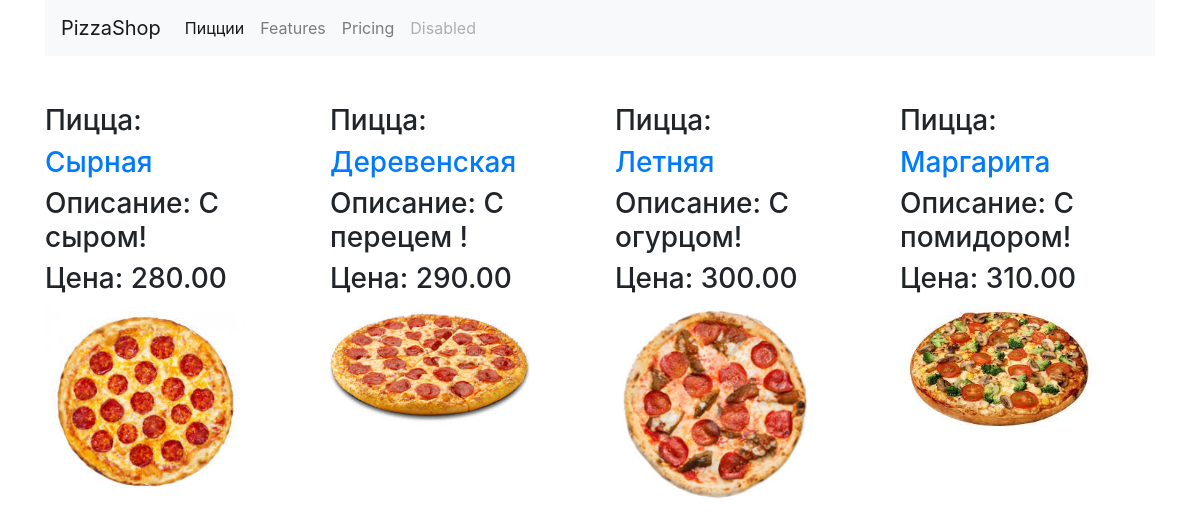
The page / on the database its author committed.
### my_app/models.py (models this page shows, shortened)
class Pizza(models.Model):
    pizzashop = models.ForeignKey(PizzaShop, verbose_name='Название Магазина', on_delete=models.CASCADE)
    name = models.CharField(max_length=30, verbose_name='Название Пицца')
    desc = models.TextField(verbose_name='Описание')
    price = models.IntegerField(default=0, verbose_name='Цена')
    photo = models.ImageField(verbose_name='Фото', default='', upload_to='my_app/photos/', blank=True)
    class Meta:
        verbose_name = 'Пицца'
        verbose_name_plural = 'Пиццы'
        ordering = ['price']

### my_app/views.py (the view)
# urls.py: path('', views.home, name='home'),
def home(request):
    pizzas = Pizza.objects.all()
    return render(request, 'index.html', {
        'pizzas': pizzas,
    })

### templates/index.html (shortened to what this page needs)
{% extends 'base.html' %}
{% load bootstrap4 %}
{% load static %}
{% block body %}
<div class="row">
    {% for pizza in pizzas %}
    <div class="col pizza">
        <h3>Пицца:</h3><a href="/{{ pizza.id }}"><h3>{{ pizza.name }} </h3></a>
        <h3>Описание: {{ pizza.desc }} </h3>
        <h3>Цена: {{ pizza.price|floatformat:"2" }} </h3>
        <img src="{{  pizza.photo.url }}" alt="{{ pizza.name }}" style="width:200px">
    </div>
    {% endfor %}
    {% endblock %}

### templates/base.html (shortened to what this page needs)
<!doctype html>
<html lang="en">
<head>
    <link rel="stylesheet" href="https://stackpath.bootstrapcdn.com/bootstrap/4.4.1/css/bootstrap.min.css"
>
</head>
<body>
<div class="container">
    <nav class="navbar navbar-expand-lg navbar-light bg-light">
  <a class="navbar-brand" href="">PizzaShop</a>
  <div class="collapse navbar-collapse" id="navbarNavAltMarkup">
    <div class="navbar-nav">
      <a class="nav-item nav-link active" href="">Пицции<span class="sr-only">(current)</span></a>
      <a class="nav-item nav-link" href="#">Features</a>
      <a class="nav-item nav-link" href="#">Pricing</a>
      <a class="nav-item nav-link disabled" href="#" tabindex="-1" aria-disabled="true">Disabled</a>
    </div>
  </div>
</nav>
    <br><br>
    {% block body %}
    {% endblock %}
</div>
</body>
</html>

### rows shown on the page
Pizza: name "Сырная", desc "С сыром!", price "280.00", photo (picture)
Pizza: name "Деревенская", desc "С перецем !", price "290.00", photo (picture)
Pizza: name "Летняя", desc "С огурцом!", price "300.00", photo (picture)
Pizza: name "Маргарита", desc "С помидором!", price "310.00", photo (picture)
